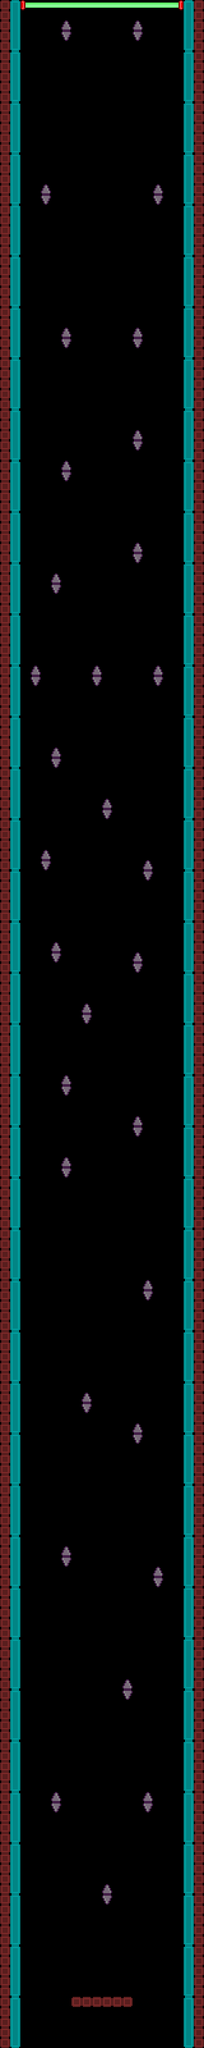

A level layout from a 2D game, rendered from its tile map. Below: a short description, then the map file with tile-grid data replaced by summaries:
An orthogonal 20x200 tile map with 16x16 px tiles, 4 tile layers (decoration, bounce, spikes, map) and 24 objects (15x powerup_flip, 3x powerup_bounce, 2x powerup_save, player, end_zone, ...).

<map version="1.0" orientation="orthogonal" renderorder="left-down" width="20" height="200" tilewidth="16" tileheight="16">
 <properties>
  <property name="time_limit" value="60" />
 </properties>
 <tileset firstgid="1" name="tilemap_1" tilewidth="16" tileheight="16">
  <image source="../tilemap_1.png" width="256" height="256" />
 </tileset>
 <layer name="decoration" width="20" height="200">
  <data>[4000 cells, 16 non-empty, 3 distinct tile ids]</data>
 </layer>
 <layer name="bounce" width="20" height="200">
  <data>[4000 cells, 400 non-empty, 3 distinct tile ids]</data>
 </layer>
 <layer name="spikes" width="20" height="200">
  <data>[4000 cells, 64 non-empty, 1 distinct tile ids]</data>
 </layer>
 <layer name="map" width="20" height="200">
  <properties>
   <property name="map" value="1" />
  </properties>
  <data>[4000 cells, 406 non-empty, 1 distinct tile ids]</data>
 </layer>
 <objectgroup name="objects">
  <object name="player" gid="16" x="117" y="3115" />
  <object name="end_zone" x="44" y="8" width="232" height="4" />
  <object type="powerup_flip" gid="67" x="184" y="3116" />
  <object type="powerup_flip" gid="67" x="82" y="1920" />
  <object type="powerup_flip" gid="67" x="256" y="1904" />
  <object type="powerup_flip" gid="67" x="48" y="1904" />
  <object type="powerup_flip" gid="67" x="222" y="1920" />
  <object type="powerup_flip" gid="67" x="116" y="1936" />
  <object type="powerup_flip" gid="67" x="152" y="1952" />
  <object type="powerup_flip" gid="67" x="188" y="1936" />
  <object type="powerup_flip" gid="67" x="82" y="592" />
  <object type="powerup_flip" gid="67" x="256" y="576" />
  <object type="powerup_flip" gid="67" x="48" y="576" />
  <object type="powerup_flip" gid="67" x="222" y="592" />
  <object type="powerup_flip" gid="67" x="116" y="608" />
  <object type="powerup_flip" gid="67" x="152" y="624" />
  <object type="powerup_flip" gid="67" x="188" y="608" />
  <object name="hint_text" type="text" x="96" y="3140" width="128" height="16">
   <properties>
    <property name="value" value="Better jump quik! ;-)" />
   </properties>
  </object>
  <object type="powerup_bounce" gid="68" x="156" y="3116" />
  <object gid="69" x="256" y="1368" />
  <object type="powerup_save" gid="70" x="152" y="2048" />
  <object type="powerup_save" gid="70" x="152" y="697" />
  <object type="powerup_bounce" gid="68" x="152" y="1920" />
  <object type="powerup_bounce" gid="68" x="152" y="592" />
 </objectgroup>
</map>